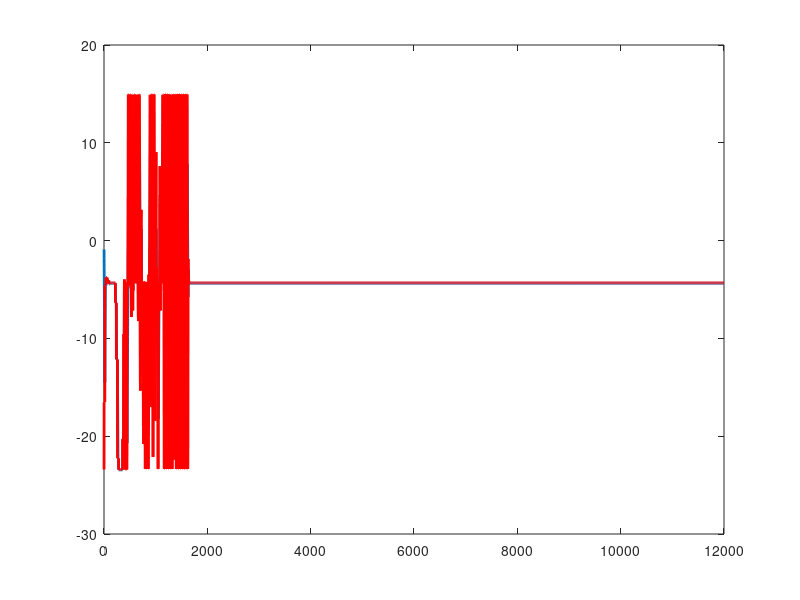

Recreate this plot in MATLAB.
clear all
close all
clc

load Data.mat
load LiearFit.mat

for i=1:length(Actuator.Elev)
    if(Actuator.Elev(i)==0)
        Ecomm(i)=0;
    else
        Ecomm(i)=((Actuator.Elev(i)/10000000.0)-0.0014727)/0.000016529;
    end
    
    Elevatorms(i)=(Flight_Data.Elevator(i)*0.00057675+0.91439)*0.001;
    Elevatordeg(i)=(Elevatorms(i)-0.001472)/0.000016529;
end
    
plot(Ecomm,'LineWidth',2);
hold on
plot(Elevatordeg,'r','LineWidth',2);

% figure()
% plot(polyval(p,Flight_Data.ADC1),'r','LineWidth',2)
% yfitTotal=polyval(p,Flight_Data.ADC1);
% hold on
% plot(Elevatordeg,'LineWidth',2)
% 
% figure()
% plot(Ecomm,'LineWidth',2);
% hold on
% plot(yfitTotal,'r','LineWidth',2)